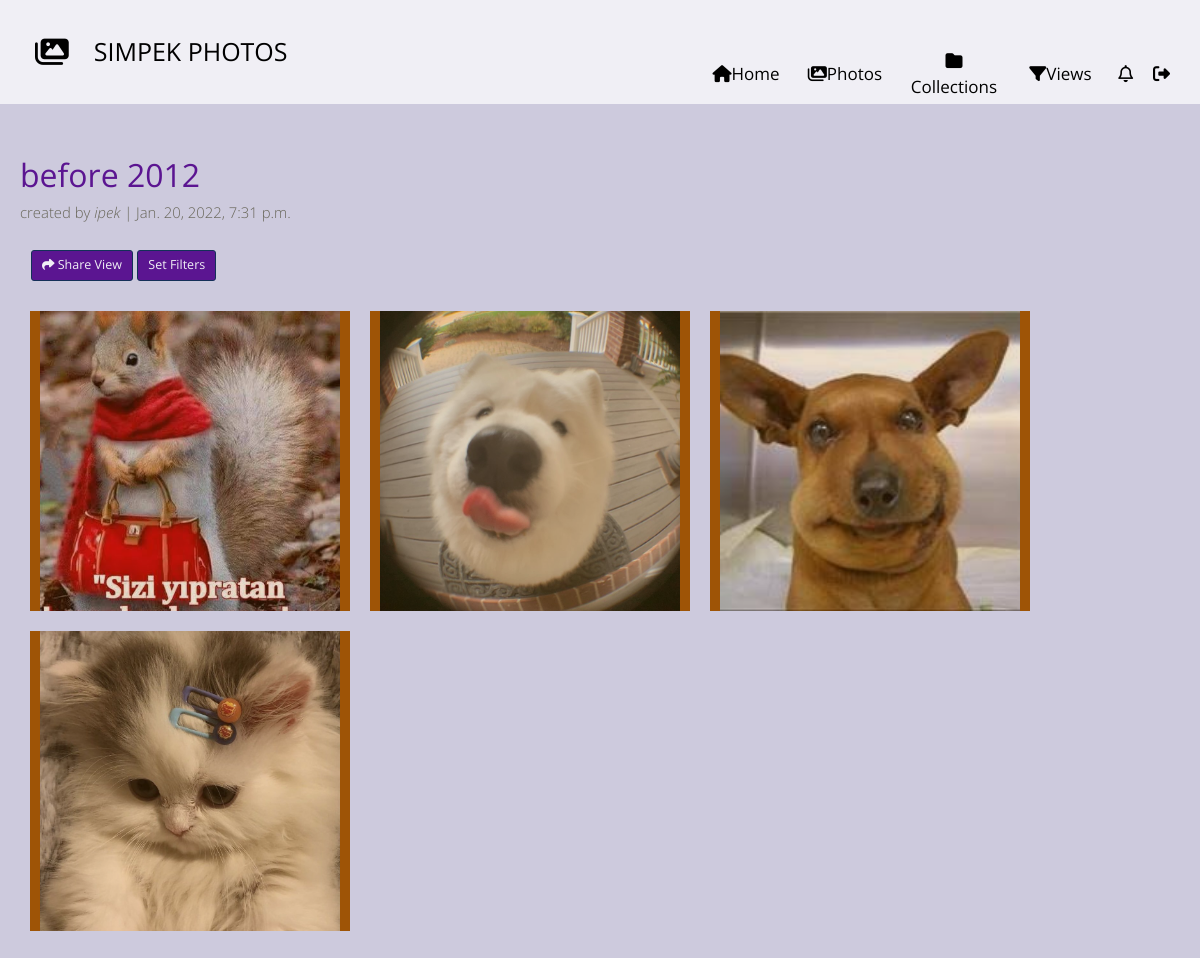
Screenshot of /shared-photo-library/view/2 (signed in) with the database file from the repository.
### shared_photo_library/models.py (models this page shows, shortened)
class FilterView(models.Model):
    owner = models.ForeignKey(User, on_delete=models.CASCADE, related_name='view_owner')
    collection = models.ForeignKey(Collection, on_delete=models.CASCADE, related_name='attached_to')
    view_name = models.CharField(max_length=100)
    shared_users = models.ManyToManyField(User, related_name='shared_views')
    tags = models.CharField(max_length=100, null=True)
    conjunctive = models.BooleanField(default=False)
    login_required = models.BooleanField(default=True)
    location_rect = models.CharField(max_length=100, null=True)
    start_time = models.DateTimeField(null=True)
    end_time = models.DateTimeField(null=True)
    created_date = models.DateTimeField(default=timezone.now)
    photos = models.ManyToManyField(Photo, related_name='view_photos')
    cover = models.ImageField(default='empty_col.jpg')

class Photo(models.Model):
    photo = models.ImageField(blank=True)
    location = models.CharField(max_length=100, null=True)
    date = models.DateTimeField(null=True)
    tags = models.CharField(max_length=100, null=True)
    added_by = models.ForeignKey(User, on_delete=models.CASCADE)
    added_time = models.DateTimeField(default=timezone.now)

### shared_photo_library/views.py (the view, shortened to what this page needs)
# urls.py: path('view/<int:id>', FilterViewDetail.as_view(), name="view_detail"),
class FilterViewDetail(LoginRequiredMixin, View):
    def get(self, request, **kwargs):
        logged_in_user = request.user
        view_id = int(kwargs['id'])
        view = FilterView.objects.get(id=view_id)
        photos = view.photos.all().order_by('-added_time')
        photos = photo_tags_as_list(photos)
        filter_tags = view.collection.get_filter_tags()
        not_shared_users = [user.username for user in User.objects.all().exclude(shared_views=view)]
        shared_users = {user.username: user for user in User.objects.filter(shared_views=view)}
        return render(request, 'shared_photo_library/view_detail.html',
                      {'user': logged_in_user, 'photos': photos, 'view': view, 'filter_tags': filter_tags,
                       'not_shared_users': not_shared_users, 'shared_users': shared_users})

### shared_photo_library/models.py (called while the page is built)
def photo_tags_as_list(photos):
    for ph in photos:
        ph.tags = ph.tags.split(',')
    return photos

    def get_filter_tags(self):
        photos = self.photos.all()
        photos = photo_tags_as_list(photos)
        filter_tags = set()
        for ph in photos:
            if ph.tags != ['']:
                filter_tags = filter_tags.union(set(ph.tags))
        return filter_tags

### shared_photo_library/templates/shared_photo_library/view_detail.html (shortened to what this page needs)
{% extends 'index.html' %}
{% load static %}
{% load crispy_forms_tags %}
{% block head %}
    <link rel="stylesheet" href="{% static 'css/my_profile.css' %}?v1.2">
{% endblock %}
{% block content %}
    <li class="selected">
        <div class="cd-full-width">
            <div class="container-fluid js-tm-page-content" data-page-no="1" data-page-type="gallery">
                <div class="tm-img-gallery-container">
                    <br> <br>
                    <div class="tm-img-gallery gallery-one">
                        <small style="font-size: 32px; color:#5b1591"><b>{{ view.view_name }} </b></small> <br>
                        <small style="color: #686659">created by <i>{{ view.owner.username }}</i> | {{ view.created_date }} </small>
                        <br> <br>
                        <div class="tm-img-gallery-info-container">
                            {% if view.owner.id == user.id %}
                                {% if view.collection.owner.id == user.id %}
                                    <button style="color: #f0eff5;background-color: #5b1591;border-color: #143058;" type="button" class="btn btn-lg" data-bs-toggle="modal" data-bs-target="#shareWithUser"><i class="fas fa-share"></i> Share View</button>
                                {% endif %}
                                <button style="color: #f0eff5;background-color: #5b1591;border-color: #143058;" onclick="openSetFilterModal('{{ view.tags }}', '{{ view.start_time }}', '{{ view.end_time }}', '{{ view.conjunctive }}')" type="button" class="btn btn-lg" >Set Filters</button>
                            {% endif %}
                        </div>
                        {% for photo in photos %}
                            <div class="grid-item">
                                <figure class="effect-bubba">
                                    <img class="img-fluid tm-img cover" src="{{ photo.photo.url }}" alt="Image"  style="height:300px; width:300px;">
                                    <figcaption>
                                    </figcaption>
                                </figure>
                            </div>
                        {% endfor %}
                    </div>
                </div>
            </div>
        </div>
    </li>
{% endblock %}

### static/css/hero-slider-style.css (style rules this page uses)
*, *::after, *::before { -webkit-box-sizing: border-box; -moz-box-sizing: border-box; box-sizing: border-box; }
html { font-size: 62.5%; }
body { font-size: 1.6rem; font-family: "Open Sans", sans-serif; color: #2c343b; background-color: #f2f2f2; }
img { max-width: 100%; }
.cd-hero-slider li { position: absolute; top: 0; left: 0; width: 100%; height: auto; min-height: 100%; -webkit-transform: translateX(100%); -moz-transform: translateX(100%); -ms-transform: translateX(100%); -o-transform: translateX(100%); transform: translateX(100%); }
.cd-hero-slider li.selected { position: relative; -webkit-transform: translateX(0); -moz-transform: translateX(0); -ms-transform: translateX(0); -o-transform: translateX(0); transform: translateX(0); }
.cd-hero-slider li.is-moving, .cd-hero-slider li.selected { -webkit-transition: -webkit-transform 0.5s; -moz-transition: -moz-transform 0.5s; transition: transform 0.5s; }
.cd-hero-slider li { background-position: center center; background-size: cover; background-repeat: no-repeat; }
.cd-hero-slider li:first-of-type { background-color: #2c343b; }
.cd-hero-slider .cd-full-width, .cd-hero-slider .cd-half-width { position: absolute; width: 100%; height: 100%; z-index: 1; left: 0; top: 0; padding-top: 100px; text-align: center; -webkit-backface-visibility: hidden; backface-visibility: hidden; -webkit-transform: translateZ(0); -moz-transform: translateZ(0); -ms-transform: translateZ(0); -o-transform: translateZ(0); transform: translateZ(0); }
@media only screen and (min-width: 768px) { .cd-hero-slider .cd-full-width, .cd-hero-slider .cd-half-width { padding-top: 150px; } }
@media only screen and (min-width: 1170px) { .cd-hero-slider .cd-full-width, .cd-hero-slider .cd-half-width { padding-top: 220px; } }

### static/css/my_profile.css (style rules this page uses)
.cover { object-fit: cover; }

### rows the page displays
FilterView: view_name "before 2012", owner.username "ipek", created_date "Jan. 20, 2022, 7:31 p.m."
Photo: photo (picture)
Photo: photo (picture)
Photo: photo (picture)
Photo: photo (picture)
